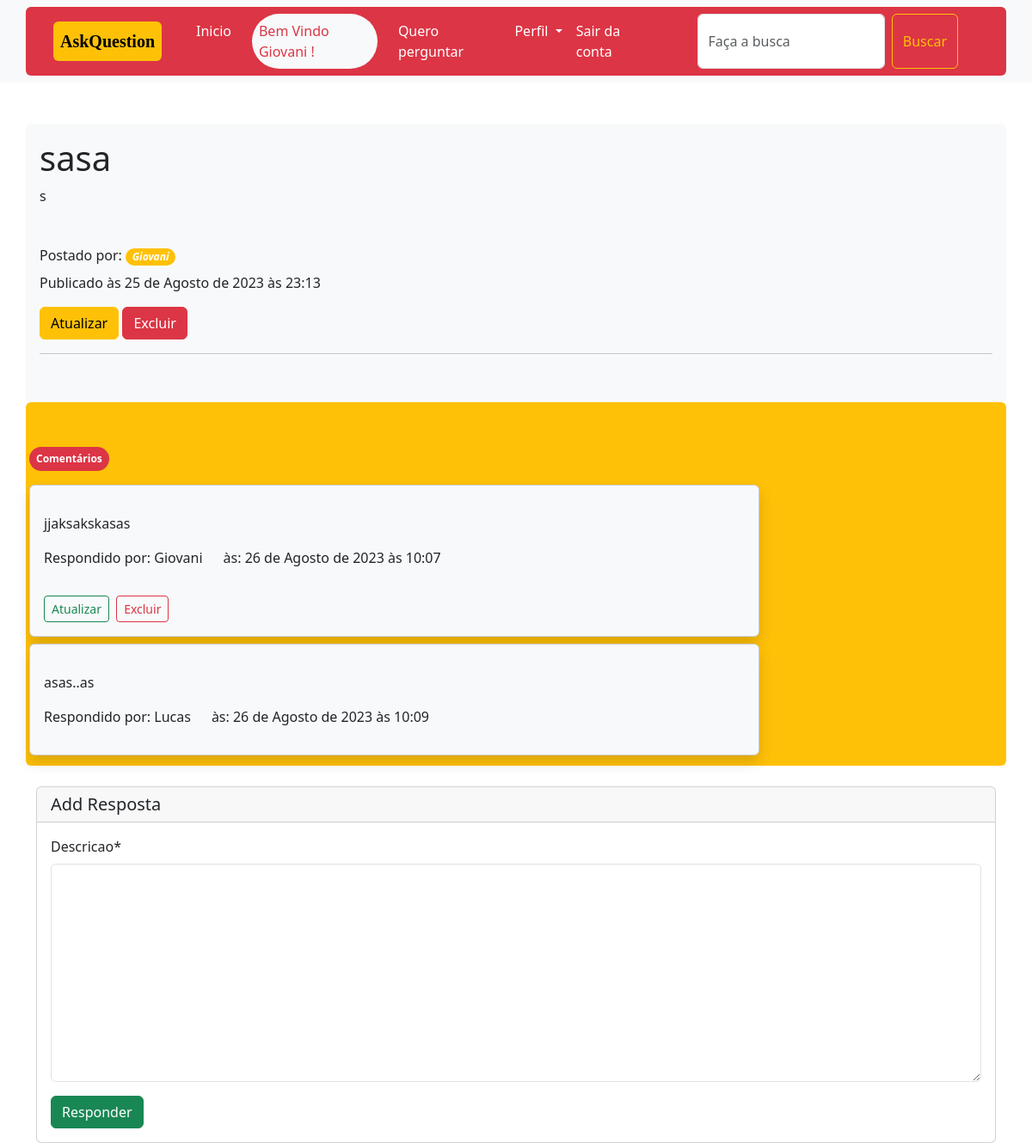
The app's page /pergunta/sasa/ (signed in) with its own data.
### usuarios/models.py (models this page shows)
class CustomUser(AbstractUser):
    pass

### pergunta/models.py (models this page shows, shortened)
class Pergunta(models.Model):
    publicado = models.DateTimeField(auto_now_add=True)
    titulo = models.CharField(max_length=250)
    descricao = models.TextField()
    slug = models.SlugField(max_length=250, unique=True)
    autor = models.ForeignKey(settings.AUTH_USER_MODEL, on_delete=models.CASCADE)

class Resposta(models.Model):
    publicado = models.DateTimeField(auto_now_add=True)
    descricao = models.TextField()
    pergunta = models.ForeignKey(Pergunta, on_delete=models.CASCADE, related_name='respostas')
    autor = models.ForeignKey(settings.AUTH_USER_MODEL, on_delete=models.CASCADE)

### pergunta/views.py (the view)
# urls.py: path('pergunta/<slug:slug>/', pergunta_detalhes, name='pergunta_detalhes'),
@login_required
def pergunta_detalhes(request,slug):
    pergunta= get_object_or_404(Pergunta, slug=slug)
    lista_respostas = Resposta.objects.filter(pergunta=pergunta)
    if request.method == 'POST':
        resposta_form = RespostaForm(request.POST)
        if resposta_form.is_valid():
            resposta = resposta_form.save(commit=False)
            resposta.pergunta = pergunta
            resposta.autor = request.user
            resposta = resposta_form.save()
            return redirect('pergunta_detalhes', slug=pergunta.slug)
    else:
        resposta_form = RespostaForm()
    return render(request,'perguntas/pergunta_detalhes.html',{'pergunta':pergunta,'lista_respostas':lista_respostas,'resposta_form':resposta_form})

### pergunta/forms.py
class RespostaForm(forms.ModelForm):
    class Meta:
        model = Resposta
        fields=('descricao',)

### templates/perguntas/pergunta_detalhes.html (shortened to what this page needs)
{% extends 'base.html' %}
{% load crispy_forms_tags %}
{% block body %}
<div class="container mt-5 p-3 bg-light rounded">
    <h1>{{pergunta.titulo}}</h1>
    <p>{{pergunta.descricao}}</p>
    <h6 class="mt-5">
        Postado por: <i class="badge bg-warning rounded-pill">{{pergunta.autor}} </i>
    </h6>
    <p>Publicado às {{pergunta.publicado}}</p>
    {% if request.user == pergunta.autor %}
    <a class="btn btn-warning" href="{% url 'update_pergunta' pergunta.slug %}">Atualizar</a>
    <a class="btn btn-danger" href="{% url 'delete_pergunta' pergunta.slug %}">Excluir</a>
    {% endif %}
    <hr/> <br/>
</div>
<div class="container bg-warning rounded p-1">
    {% if lista_respostas.count != 0 %}
    <div class="mt-5">
    <p class="badge bg-danger rounded-pill p-2 ">  <b>Comentários</b>  </p>
    </div>
    {% endif %}
    {% for resposta in lista_respostas %}
    <div class="card  py-3 shadow mb-2 bg-light w-75 m-75">
        <div class="card-body">
            <p class="card-text">{{resposta.descricao}}</p>
            <div class="row ">
                <div class="col col-md-auto ">
                    Respondido por: {{resposta.autor.username}}
                </div>
                <div class="col col-md-auto">
                    às: {{resposta.publicado}}
                </div>
            </div>
        </div>
        {% if request.user == resposta.autor %}
         <div class="mx-3">
             <a class="btn btn-outline-success btn-sm mt-3 " href="{% url 'update_resposta' resposta.id %}">Atualizar</a>
             <a class="btn btn-outline-danger btn-sm mt-3 mx-1 " href="{% url 'delete_resposta' resposta.id %}">Excluir</a>
         </div>
        {% endif %}
    </div>
    {% endfor %}
</div>
<div class="container">
    <div class="card mt-4">
        <form method="post" novalidate>
            <h5 class="card-header">Add Resposta</h5>
            <div class="card-body">
                {{resposta_form | crispy}}
                <input type="submit" value="Responder" class="btn btn-success"/>
            </div>
        </form>
    </div>
</div>
{% endblock %}

### templates/navbar.html (shortened to what this page needs)
<nav class="navbar navbar-expand-lg bg-body-tertiary ">
  <div class="container navbar bg-danger p-2 rounded ">
    <a class="navbar-brand bg-warning text-black fw-bold p-2 mx-4 rounded fonte-tipo" href="{% url 'perguntas' %}">AskQuestion</a>
    <div class="collapse navbar-collapse" id="navbarSupportedContent">
      <ul class="navbar-nav me-auto mb-2 mb-lg-0">
          {% if request.user.is_authenticated %}
         <li class="nav-item">
          <a class="nav-link active text-white mx-2" aria-current="page" href="{% url 'perguntas' %}">Inicio</a>
        </li>
         <li class="nav-item">
          <a class="nav-link disabled  mx-2 bg-light text-danger rounded-pill " aria-disabled="true">Bem Vindo {{request.user.username}} !</a>
        </li>
        <li class="nav-item mx-2">
          <a class="nav-link  text-white" href="{% url 'add_pergunta' %}">Quero perguntar</a>
        </li>
        <li class="nav-item dropdown">
          <a class="nav-link dropdown-toggle  text-white" href="#" role="button" data-bs-toggle="dropdown" aria-expanded="false">
            Perfil
          </a>
        </li>
        <li class="nav-item">
          <a class="nav-link active  text-white" aria-current="page" href="{% url 'logout' %}">Sair da conta</a>
        </li>
           <form class="d-flex mx-5" role="search">
              <input class="form-control me-2" type="search" placeholder="Faça a busca" aria-label="Search" name="s">
              <button class="btn btn-outline-warning" type="submit">Buscar</button>
           </form>
          {% endif %}
      </ul>
    </div>
  </div>
</nav>

### templates/navbar.html (style rules this page uses)
.fonte-tipo { font-family: san-serif !important; }

### records on screen
CustomUser: user.username "Giovani"
Pergunta: titulo "sasa", descricao "s", autor "Giovani", publicado "25 de Agosto de 2023 às 23:13"
Resposta: descricao "jjaksakskasas", autor.username "Giovani", publicado "26 de Agosto de 2023 às 10:07", shows "Atualizar"
Resposta: descricao "asas..as", autor.username "Lucas", publicado "26 de Agosto de 2023 às 10:09"
